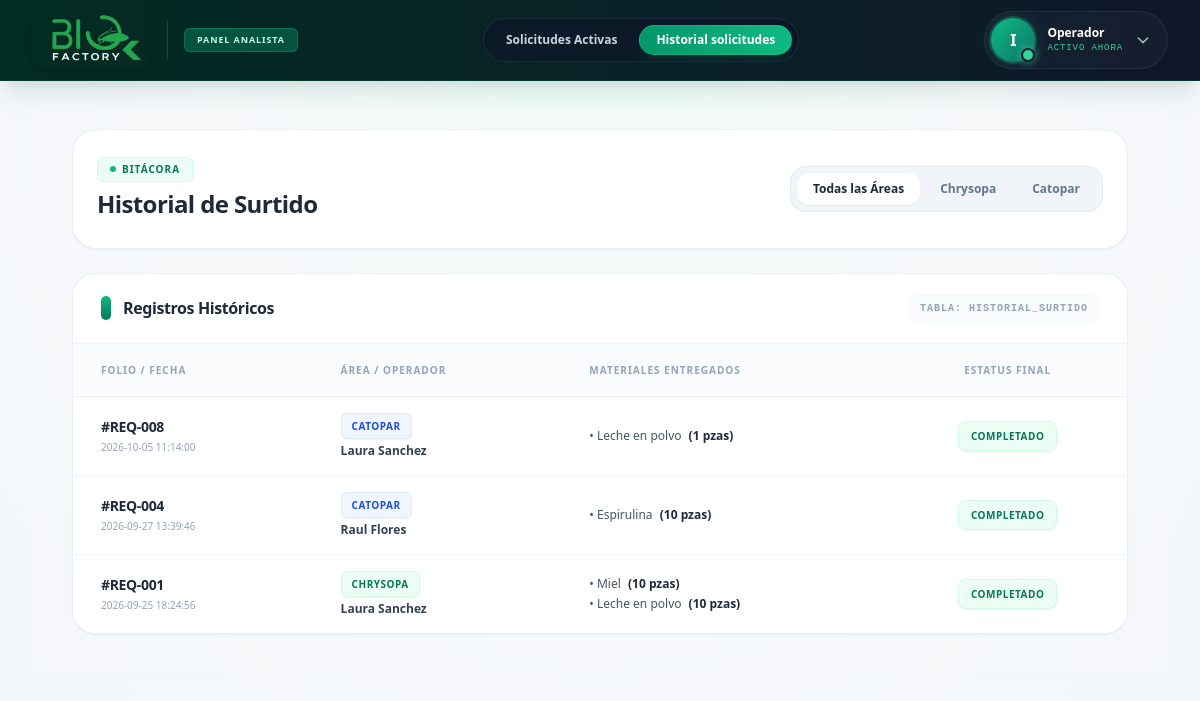
The page /inventario/historial on the database its author committed.
### tables this page shows
CREATE TABLE USUARIOS (
    id_usuario INTEGER PRIMARY KEY AUTOINCREMENT,
    id_area INTEGER,
    nombre_usuario VARCHAR(150) NOT NULL,
    puesto VARCHAR(100),
    nip_firma VARCHAR(50)
, estatus TEXT DEFAULT 'Activo');

CREATE TABLE "SOLICITUDES_MATERIAL" (
    "id_solicitud" INTEGER PRIMARY KEY AUTOINCREMENT,
    "id_area_solicitante" INTEGER,
    "id_operador" INTEGER,
    "fecha_solicitud" DATETIME DEFAULT CURRENT_TIMESTAMP,
    "estatus" TEXT
);

CREATE TABLE CAT_AREAS (
    id_area INT AUTO_INCREMENT PRIMARY KEY,
    nombre_area VARCHAR(100) NOT NULL
);

CREATE TABLE MATERIALES (

    id_material INTEGER PRIMARY KEY AUTOINCREMENT,

    id_area INTEGER,

    nombre_material VARCHAR(150) NOT NULL,

    presentacion VARCHAR(100)

);

### routes/inventario.py (the view)
@inventario_bp.route('/historial')
def historial_solicitudes():
    try:
        conn = sqlite3.connect(r'C:\Users\maryt\OneDrive\Escritorio\Proyecto\SF_Koppert\Bd_SIO-AGRO.db')
        conn.row_factory = sqlite3.Row
        cursor = conn.cursor()
        cursor.execute("""
            SELECT
                SM.id_solicitud,
                SM.fecha_solicitud,
                SM.estatus,
                U.nombre_usuario,
                A.nombre_area,
                M.nombre_material,
                SD.cantidad_solicitada
            FROM SOLICITUDES_MATERIAL SM
            JOIN USUARIOS U ON SM.id_operador = U.id_usuario
            JOIN CAT_AREAS A ON SM.id_area_solicitante = A.id_area
            JOIN SOLICITUDES_DETALLE SD ON SM.id_solicitud = SD.id_solicitud
            JOIN MATERIALES M ON SD.id_material = M.id_material
            WHERE SM.estatus IN ('Surtido', 'Completado', 'Rechazado')
            ORDER BY SM.id_solicitud DESC
        """)
        filas = cursor.fetchall()
        tickets_dict = {}
        for fila in filas:
            folio = fila['id_solicitud']
            if folio not in tickets_dict:
                tickets_dict[folio] = {
                    'folio_ticket': folio,
                    'fecha_solicitud': fila['fecha_solicitud'],
                    'estatus': fila['estatus'],
                    'nombre_usuario': fila['nombre_usuario'],
                    'nombre_area': fila['nombre_area'],
                    'materiales': []
                }
            tickets_dict[folio]['materiales'].append({
                'nombre': fila['nombre_material'],
                'cantidad': fila['cantidad_solicitada']
            })
        tickets_historial = list(tickets_dict.values())
        conn.close()
    except Exception as e:
        print(f"Error en historial inventario: {e}")
        tickets_historial = []
    return render_template('inventario/historial.html', tickets_historial=tickets_historial)

### templates/inventario/historial.html (shortened to what this page needs)
{% extends "inventario/base_inventario.html" %}
{% block navbar_menu %}
<div class="flex items-center gap-1.5 p-1.5 bg-slate-900/60 rounded-full border border-slate-700/50 backdrop-blur-md shadow-inner">
    <a href="{{ url_for('inventario.listar_solicitudes') }}" class="px-4 py-1.5 rounded-full text-xs font-semibold text-slate-300 hover:text-white hover:bg-slate-700/50 transition-all whitespace-nowrap">
        Solicitudes Activas
    </a>
    <a href="{{ url_for('inventario.historial_solicitudes') }}" class="flex items-center gap-2 px-4 py-1.5 rounded-full text-xs font-bold text-white bg-gradient-to-r from-emerald-600 to-emerald-500 shadow-lg shadow-emerald-900/40 border border-emerald-400/30 transition-all cursor-default whitespace-nowrap">
        Historial solicitudes
    </a>
</div>
{% endblock %}
{% block content %}
    <main class="flex-1 overflow-y-auto px-6 pt-4 pb-10 lg:px-10 bg-slate-50/50">
        <div class="max-w-6xl mx-auto space-y-6 relative z-10 animate-fade-in-up">
            <div class="bg-white border border-slate-200/70 p-6 rounded-3xl shadow-sm flex flex-col md:flex-row justify-between items-start md:items-center gap-4 backdrop-blur-xl">
                <div>
                    <div class="inline-flex items-center gap-1.5 px-3 py-1 rounded-md bg-emerald-50 border border-emerald-100 text-emerald-700 text-[10px] font-bold tracking-widest uppercase mb-1.5">
                        <span class="w-1.5 h-1.5 rounded-full bg-emerald-500 animate-pulse"></span>
                        Bitácora
                    </div>
                    <h1 class="text-2xl font-black text-slate-800 tracking-tight mb-1">Historial de Surtido</h1>
                </div>
                <div class="w-full md:w-auto overflow-x-auto hide-scroll pb-1 md:pb-0">
                    <div class="inline-flex items-center space-x-1 bg-slate-100 p-1.5 rounded-2xl border border-slate-200/80 min-w-max">
                        <button class="tab-btn active bg-white text-slate-800 shadow-sm px-4 py-2 rounded-xl text-xs font-bold transition-all whitespace-nowrap" data-target="all">Todas las Áreas</button>
                        <button class="tab-btn text-slate-500 hover:text-slate-700 px-4 py-2 rounded-xl text-xs font-bold transition-all whitespace-nowrap" data-target="chrysopa">Chrysopa</button>
                        <button class="tab-btn text-slate-500 hover:text-slate-700 px-4 py-2 rounded-xl text-xs font-bold transition-all whitespace-nowrap" data-target="catopar">Catopar</button>
                    </div>
                </div>
            </div>
            <div class="bg-white rounded-3xl shadow-sm border border-slate-200/70 overflow-hidden mb-10">
                <div class="bg-white px-7 py-5 border-b border-slate-100 flex justify-between items-center">
                    <h2 class="text-base font-black text-slate-800 tracking-tight flex items-center gap-3">
                        <div class="w-2.5 h-6 bg-gradient-to-b from-emerald-500 to-emerald-700 rounded-full shadow-sm"></div>
                        Registros Históricos
                    </h2>
                    <span class="text-[10px] text-slate-400 font-mono font-semibold uppercase tracking-widest bg-slate-50 border border-slate-100 px-2.5 py-1.5 rounded-lg hidden sm:block">Tabla: HISTORIAL_SURTIDO</span>
                </div>
                <div class="overflow-x-auto">
                    <table class="min-w-full text-left text-sm border-collapse">
                        <thead class="bg-slate-50/80 sticky top-0 z-10 border-b border-slate-200/70 backdrop-blur-sm">
                            <tr>
                                <th class="px-7 py-4 text-[10px] font-black text-slate-400 uppercase tracking-widest">Folio / Fecha</th>
                                <th class="px-6 py-4 text-[10px] font-black text-slate-400 uppercase tracking-widest">Área / Operador</th>
                                <th class="px-6 py-4 text-[10px] font-black text-slate-400 uppercase tracking-widest">Materiales Entregados</th>
                                <th class="px-6 py-4 text-[10px] font-black text-slate-400 uppercase tracking-widest text-center">Estatus Final</th>
                            </tr>
                        </thead>
                        <tbody class="divide-y divide-slate-100 text-xs bg-white">
                            {% for ticket in tickets_historial %}
                            <tr class="req-row hover:bg-slate-50/80 transition-colors group" data-area="{{ 'chrysopa' if ticket['nombre_area'] == 'Chrysopa' else 'catopar' }}">
                                <td class="px-7 py-4 whitespace-nowrap">
                                    <div class="font-black text-slate-800 text-sm tracking-tight">#REQ-00{{ ticket['folio_ticket'] }}</div>
                                    <div class="text-[10px] text-slate-400 font-medium mt-0.5">{{ ticket['fecha_solicitud'] }}</div>
                                </td>
                                <td class="px-6 py-4 whitespace-nowrap">
                                    <div class="inline-flex items-center px-2.5 py-1 rounded-md text-[10px] font-black uppercase tracking-wider mb-1 shadow-sm
                                        {% if ticket['nombre_area'] == 'Chrysopa' %} bg-emerald-50 text-emerald-700 border border-emerald-100 {% else %} bg-blue-50 text-blue-700 border border-blue-100 {% endif %}">
                                        {{ ticket['nombre_area'] }}
                                    </div>
                                    <div class="text-slate-700 font-bold text-xs">{{ ticket['nombre_usuario'] }}</div>
                                </td>
                                <td class="px-6 py-4">
                                    <ul class="space-y-1">
                                        {% for mat in ticket['materiales'] %}
                                        <li class="font-medium text-slate-600 text-xs">
                                            &bull; {{ mat['nombre'] }}
                                            <span class="font-black text-slate-800 ml-1">({{ mat['cantidad'] }} pzas)</span>
                                        </li>
                                        {% endfor %}
                                    </ul>
                                </td>
                                <td class="px-6 py-4 whitespace-nowrap text-center">
                                    <span class="inline-flex items-center px-3 py-1.5 rounded-lg text-[10px] font-black uppercase tracking-wider shadow-sm
                                        {% if ticket['estatus']|upper == 'SURTIDO' or ticket['estatus']|upper == 'COMPLETADO' %}
                                            bg-emerald-50 text-emerald-700 border border-emerald-100
                                        {% elif ticket['estatus']|upper == 'RECHAZADO' %}
                                            bg-rose-50 text-rose-700 border border-rose-100
                                        {% else %}
                                            bg-slate-100 text-slate-600 border border-slate-200
                                        {% endif %}">
                                        {{ ticket['estatus'] }}
                                    </span>
                                </td>
                            </tr>
                            {% endfor %}
                        </tbody>
                    </table>
                </div>
            </div>
        </div>
    </main>
{% endblock %}

### templates/inventario/historial.html (style rules this page uses)
.animate-fade-in-up { animation: fadeInUp 0.6s cubic-bezier(0.16, 1, 0.3, 1) forwards; }

### rows shown on the page
USUARIOS: folio_ticket "8", fecha_solicitud "2026-10-05 11:14:00", nombre_area "CATOPAR", nombre_usuario "Laura Sanchez", nombre "Leche en polvo", cantidad "1", estatus "COMPLETADO", folio_ticket "1", fecha_solicitud "2026-09-25 18:24:56", nombre_area "CHRYSOPA", nombre "Miel", cantidad "10"
USUARIOS: folio_ticket "4", fecha_solicitud "2026-09-27 13:39:46", nombre_area "CATOPAR", nombre_usuario "Raul Flores", nombre "Espirulina", cantidad "10", estatus "COMPLETADO"

### other values the page prints
{{ session.get('nombre', 'I')[0]|upper if session.get('nombre') else 'I' }} "I"
{{ session.get('nombre', 'Operador') }} "Operador"
